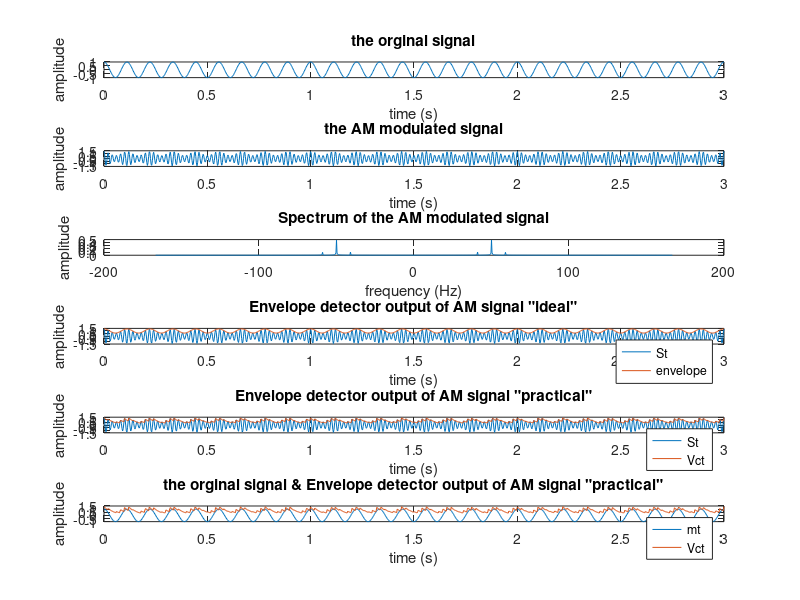
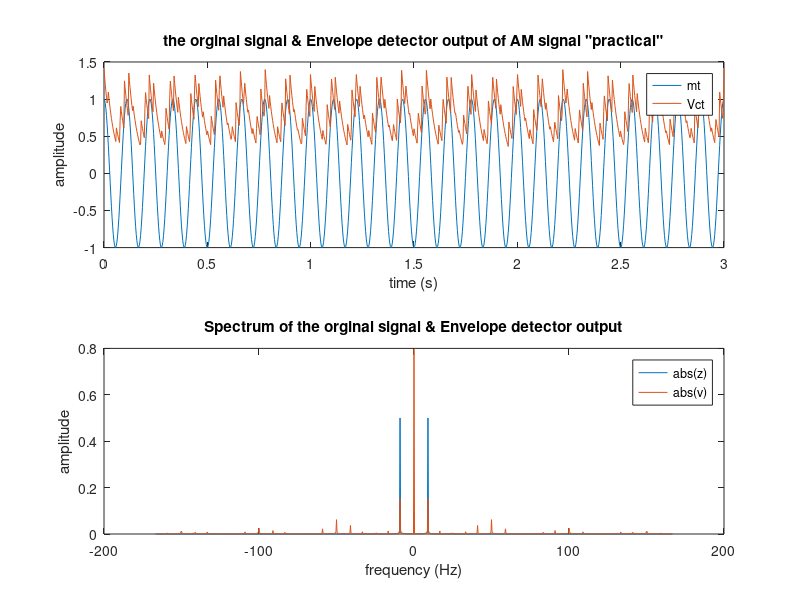

MATLAB code for these plots, in order:
clear
clc
close all
ts = 0.003;
fs = 1/ts; 
t = 0:ts:3;
ka = 0.4;
fm = 9;
fc = 50;
R = 10^4*4;
C = 10^-6;
mt = cos(2*pi*fm*t);
V = length(mt);
%mt = [mt zeros(1,200)];
ct = cos(2*pi*fc*t);
St = (1+ka*mt).*ct;
N = length(t);
%x = [x zeros(1,200)];
y =(1/3*ts).*fftshift(fft(St));
M = length(y);
df = fs/(V-1);
f = -fs/2:df:fs/2;
z =(1/3*ts).*fftshift(fft(mt));
envelope = (1+ka*mt);
%Vc = (1+ka1*mt).*(1-(t/RC));
Vct(1) = St(1);
for i=2:length(St)
        if St(i)>Vct(i-1)
        Vct(i)=St(i);
        else
        %Vct(i)= Vct(i-1).*(exp(-ts/(R*C)));
        Vct(i)= Vct(i-1).*(1-(ts/(R*C)));
        end
end
v =(1/3*ts).*fftshift(fft(Vct));
subplot(6,1,1)
plot(t,mt)
title('the orginal signal'); 
xlabel('time (s)'); 
ylabel('amplitude');
subplot(6,1,2)
plot (t,St)
title('the AM modulated signal'); 
xlabel('time (s)'); 
ylabel('amplitude');
subplot(6,1,3)
plot (f,abs(y))
title('Spectrum of the AM modulated signal'); 
xlabel('frequency (Hz)'); 
ylabel('amplitude');
subplot(6,1,4)
plot(t,St)
hold on
subplot(6,1,4)
plot (t,envelope)
title('Envelope detector output of AM signal "ideal"'); 
xlabel('time (s)'); 
ylabel('amplitude');
legend('St','envelope')
hold on
subplot(6,1,5)
plot(t,St)
hold on
subplot(6,1,5)
plot(t,Vct)
title('Envelope detector output of AM signal "practical"'); 
xlabel('time (s)'); 
ylabel('amplitude');
legend('St','Vct')
subplot(6,1,6)
plot(t,mt)
hold on
%plot(t,envelope)
subplot(6,1,6)
hold on
subplot(6,1,6)
plot(t,Vct)
title('the orginal signal & Envelope detector output of AM signal "practical"'); 
xlabel('time (s)'); 
ylabel('amplitude');
legend('mt','Vct')
figure
subplot(2,1,1)
plot(t,mt)
hold on
subplot(2,1,1)
plot(t,Vct)
title('the orginal signal & Envelope detector output of AM signal "practical"'); 
xlabel('time (s)'); 
ylabel('amplitude');
legend('mt','Vct')
subplot(2,1,2)
plot (f,abs(z))
hold on
subplot(2,1,2)
plot (f,abs(v))
title('Spectrum of the orginal signal & Envelope detector output'); 
xlabel('frequency (Hz)'); 
ylabel('amplitude');
legend('abs(z)','abs(v)')